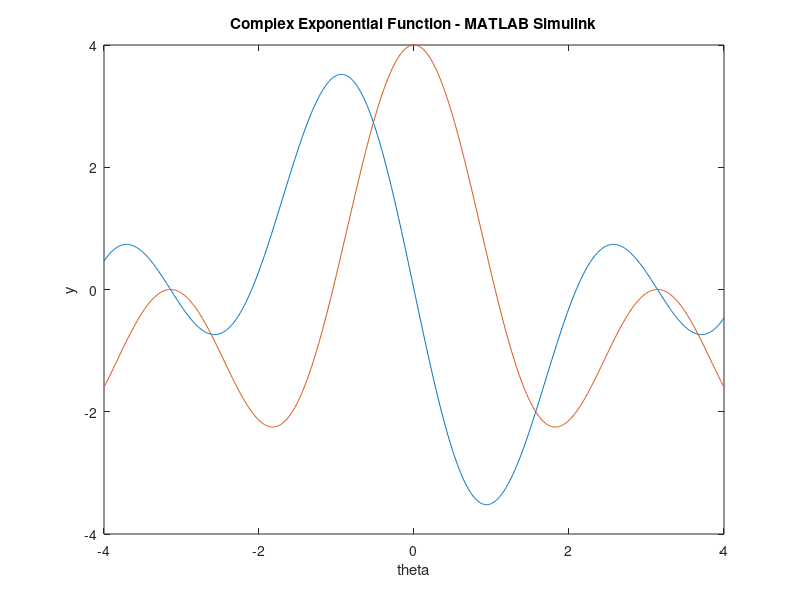
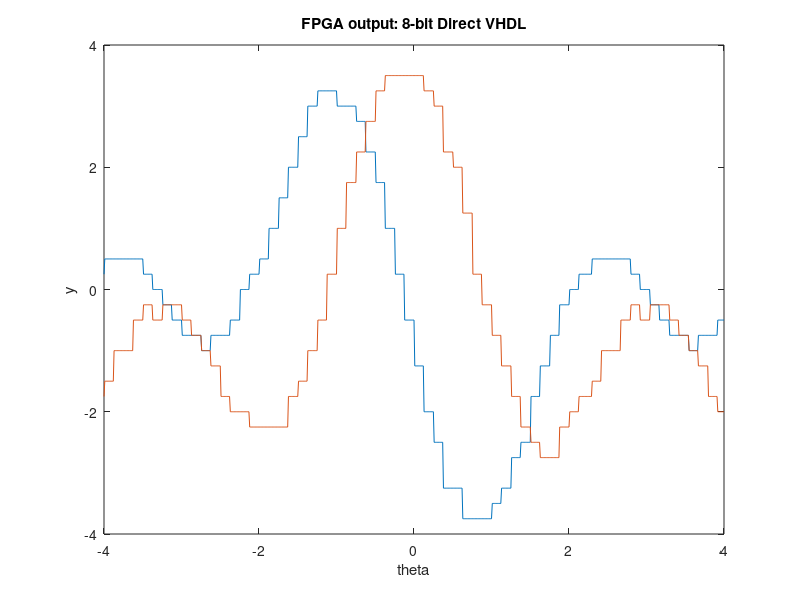
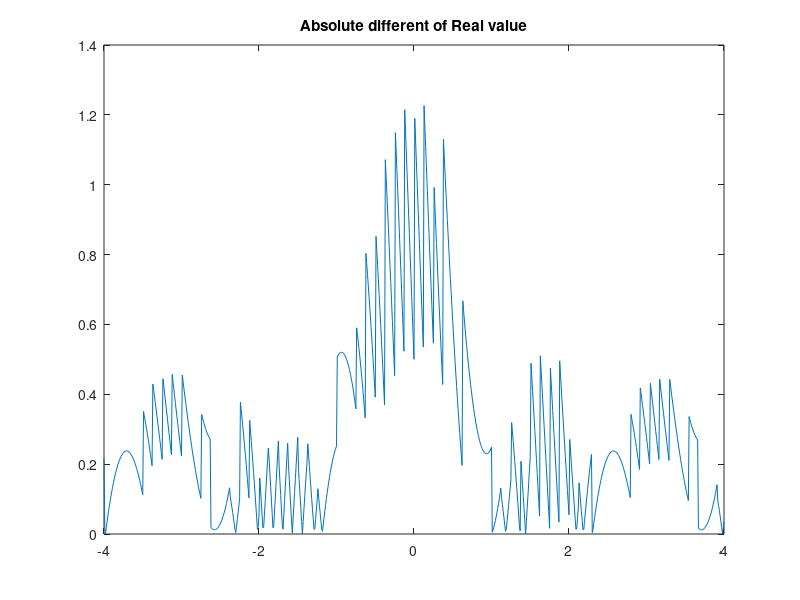

MATLAB code to generate these figures, in order:
clc;
clear all;
theta = -4:0.01:4;
y = exp((1i*1.*theta)+log(2))*exp(1i*pi/2)+exp((1i*2.*theta)+log(2))*exp(1i*pi/2);;

y_real = real(y);
y_imag = imag(y);
f1= figure;
plot(theta,y_real);
hold on
plot(theta,y_imag);
xlabel('theta'),
ylabel('y'),
title('Complex Exponential Function - MATLAB Simulink');

Theta = theta';

COS_MATLAB = y_real';
SIN_MATLAB = y_imag';

MATLAB_IN_OUT = [Theta, COS_MATLAB, SIN_MATLAB];


fileID1 = fopen('FinalData_cos.txt','r');
fileID2 = fopen('FinalData_sin.txt','r');
formatSpec = '%f';

COS_FPGA = fscanf(fileID1,formatSpec);
SIN_FPGA = fscanf(fileID2,formatSpec);
COS_FPGA = COS_FPGA(20:820);
SIN_FPGA = SIN_FPGA(20:820);
z = COS_FPGA + SIN_FPGA*1i;

f2= figure;
plot(theta,COS_FPGA);
hold on
plot(theta,SIN_FPGA);
xlabel('theta'),
ylabel('y'),
title('FPGA output: 8-bit Direct VHDL');

% FPGA_IN_OUT = [Theta, COS_FPGA, SIN_FPGA];
% 
% 
cos_abs_diff = abs(y_real'-COS_FPGA);
sin_abs_diff = abs(y_imag' - SIN_FPGA);
% 
f3= figure;
plot(theta, cos_abs_diff);
title('Absolute different of Real value');
% 
Final_cos_abs_diff = sum( cos_abs_diff )/801;
Final_sin_abs_diff = sum( sin_abs_diff )/801;
%plot(theta, cos_abs_diff);
% 
MSE_COS = immse(COS_MATLAB,COS_FPGA);
MSE_SIN = immse(SIN_MATLAB,SIN_FPGA);
% 
% Accuracy = zeros(629,1);
% for j = 1:629
%     if (COS_FPGA(j)-COS_MATLAB(j))<0
%         Accuracy(j) = (abs(COS_FPGA(j)/COS_MATLAB(j)))*100;
%     else
%         Accuracy(j) = (abs(COS_MATLAB(j)/COS_FPGA(j)))*100;
%     end
% end
% 
% Accuracy_final = sum(Accuracy)/629;
% 
% 
% abs_cos_dif_10000000 = cos_abs_diff.*100000;
% f4= figure; plot(theta(2:629),abs_cos_dif_10000000(2:629));
% title('Zoomed absolute different of Consine value');

%abs_sin_dif_10000000 = sin_abs_diff.*100000;
%plot(theta(2:629),abs_sin_dif_10000000(2:629));
